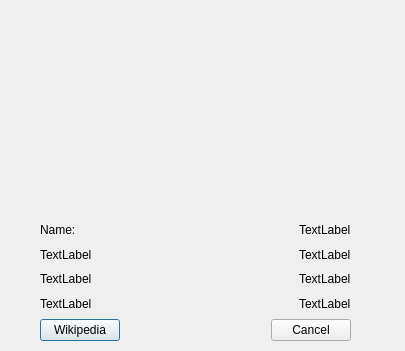
<?xml version="1.0" encoding="UTF-8"?>
<ui version="4.0">
 <class>SpecificViewDialog</class>
 <widget class="QDialog" name="SpecificViewDialog">
  <property name="geometry">
   <rect>
    <x>0</x>
    <y>0</y>
    <width>405</width>
    <height>351</height>
   </rect>
  </property>
  <property name="windowTitle">
   <string>Dialog</string>
  </property>
  <widget class="QWidget" name="layoutWidget">
   <property name="geometry">
    <rect>
     <x>40</x>
     <y>220</y>
     <width>311</width>
     <height>121</height>
    </rect>
   </property>
   <layout class="QVBoxLayout" name="verticalLayout_3">
    <item>
     <layout class="QHBoxLayout" name="horizontalLayout">
      <item>
       <layout class="QVBoxLayout" name="verticalLayout">
        <item>
         <widget class="QLabel" name="First_label">
          <property name="text">
           <string>Name:</string>
          </property>
         </widget>
        </item>
        <item>
         <widget class="QLabel" name="Second_label">
          <property name="text">
           <string>TextLabel</string>
          </property>
         </widget>
        </item>
        <item>
         <widget class="QLabel" name="Third_label">
          <property name="text">
           <string>TextLabel</string>
          </property>
         </widget>
        </item>
        <item>
         <widget class="QLabel" name="Fourth_label">
          <property name="text">
           <string>TextLabel</string>
          </property>
         </widget>
        </item>
       </layout>
      </item>
      <item>
       <spacer name="horizontalSpacer">
        <property name="orientation">
         <enum>Qt::Horizontal</enum>
        </property>
        <property name="sizeHint" stdset="0">
         <size>
          <width>40</width>
          <height>20</height>
         </size>
        </property>
       </spacer>
      </item>
      <item>
       <layout class="QVBoxLayout" name="verticalLayout_2">
        <item>
         <widget class="QLabel" name="First_label_answer">
          <property name="text">
           <string>TextLabel</string>
          </property>
         </widget>
        </item>
        <item>
         <widget class="QLabel" name="Second_label_answer">
          <property name="text">
           <string>TextLabel</string>
          </property>
         </widget>
        </item>
        <item>
         <widget class="QLabel" name="Third_label_answer">
          <property name="text">
           <string>TextLabel</string>
          </property>
         </widget>
        </item>
        <item>
         <widget class="QLabel" name="Fourth_label_answer">
          <property name="text">
           <string>TextLabel</string>
          </property>
         </widget>
        </item>
       </layout>
      </item>
     </layout>
    </item>
    <item>
     <layout class="QHBoxLayout" name="horizontalLayout_2">
      <item>
       <widget class="QPushButton" name="pushButton">
        <property name="text">
         <string>Wikipedia</string>
        </property>
       </widget>
      </item>
      <item>
       <spacer name="horizontalSpacer_2">
        <property name="orientation">
         <enum>Qt::Horizontal</enum>
        </property>
        <property name="sizeHint" stdset="0">
         <size>
          <width>40</width>
          <height>20</height>
         </size>
        </property>
       </spacer>
      </item>
      <item>
       <widget class="QPushButton" name="pushButton_2">
        <property name="text">
         <string>Cancel</string>
        </property>
       </widget>
      </item>
     </layout>
    </item>
   </layout>
  </widget>
  <widget class="QLabel" name="label_image">
   <property name="geometry">
    <rect>
     <x>20</x>
     <y>20</y>
     <width>371</width>
     <height>191</height>
    </rect>
   </property>
   <property name="text">
    <string/>
   </property>
  </widget>
 </widget>
 <resources/>
 <connections/>
</ui>
